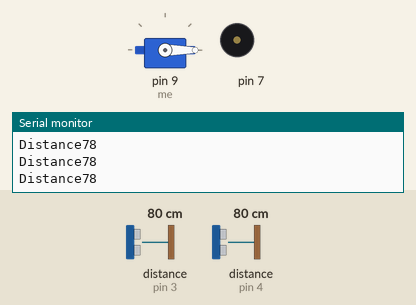
Simulated run of this sketch. Board: Arduino Uno, built with avr-gcc and run on an emulated ATmega328P. Parts: servo, buzzer (waves = sounding), the last lines printed to the serial monitor. Wiring (inferred from the names in the program): 2 × ultrasonic range finder: trigger pin 2, echo pin 3 / trigger pin 5, echo pin 4. The inputs (shaded band) are chosen by the test bench; at power-on: distance to the obstacle (sensors on pin 4, pin 3) 80 cm. The echo pulse lasts 58.3 µs per cm.

Above: at 2.2 s.
2.3 s: distance to the obstacle (sensor on pin 4) set to 7 cm
5.3 s: distance to the obstacle (sensor on pin 4) set to 4 cm
At 5.9 s:
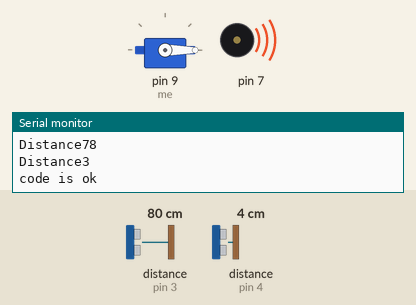
8.3 s: distance to the obstacle (sensor on pin 3) set to 44 cm
11.3 s: distance to the obstacle (sensor on pin 3) set to 37 cm
At 12.8 s:
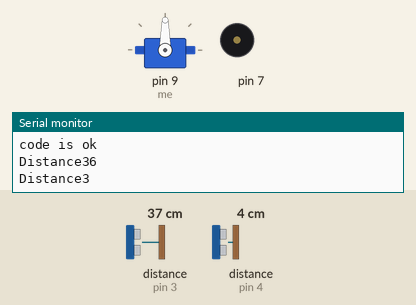
Timing chart, 0 to 13.8 s (numbered marks = the images above; inputs shaded):
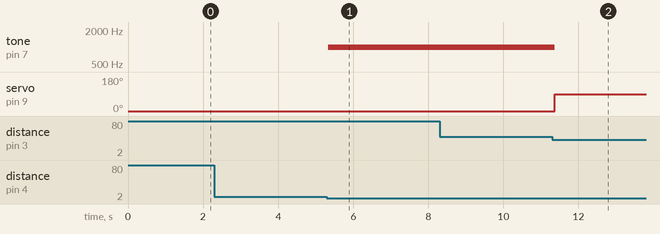

Measured:
- the behaviour switches between 6 and 5 cm on distance to the obstacle (sensor on pin 4) (found by bisection; images 0 and 1)
- the behaviour switches between 41 and 40 cm on distance to the obstacle (sensor on pin 3) (found by bisection; images 1 and 2)
- after the input at 5.3 s, tone on pin 7: silent → 1000 Hz at once
- after the input at 11.3 s, tone on pin 7: 1000 Hz → silent after 0.06 s; servo on pin 9 (me): 0° → 90° after 0.07 s

The sketch:

FInal_dustbin.ino
```cpp
#include<Wire.h>
#include<Servo.h>

long duration;
long duration1;
int dist,dist1;
Servo me;
void setup() {
  // put your setup code here, to run once:
pinMode(3,INPUT);//Echo pin
pinMode(2,OUTPUT);//Trig Pin
pinMode(4,INPUT);//echo pin1
pinMode(5,OUTPUT);//trig pin1
Serial.begin(9600);
me.attach(9);
me.write(0);         //close dustbin cap on power on
delay(1000);
me.detach();
}
void loop() {
digitalWrite(2,HIGH);//trig pin high
delayMicroseconds(10);
digitalWrite(2,LOW);//trig pin low
duration=pulseIn(3,HIGH);//echo pin high
dist=duration*0.034/2;
Serial.print("Distance");
Serial.println(dist);
digitalWrite(5,HIGH);
delayMicroseconds(10);
digitalWrite(5,LOW);
duration1=pulseIn(4,HIGH);
dist1=duration1*0.034/2;
Serial.print("Distance");
Serial.println(dist1);


if ( dist<40 )//in cm
{
 //if hand on the distance 10...50 cm
 me.attach(9);
  delay(1);
 me.write(90);
 delay(6000);       //wait 5 seconds
 me.write(0);
 delay(1000);
 me.detach();
}
if(dist1<5) //in cm
{
  Serial.println("code is ok");
  tone(7,1000);
  delay(1000);
  noTone(7);
}

}
```
